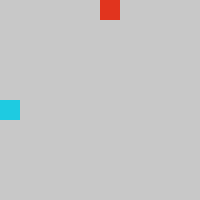
Frame 1 (no input)
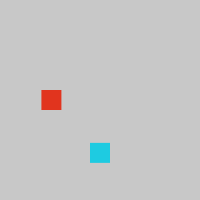
Frame 60 (no input)
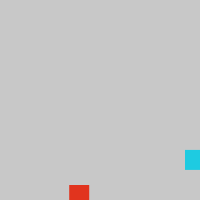
Frame 120 (the mouse pressed at the canvas centre since frame 60)

The p5.js sketch that drew these frames (run headless with seeded random() and noise() and a simulated clock; from frame 60 on, the mouse is pressed at the canvas centre):

// p5.js sketch
// ── sketch.js
var x = 0;
var y = 0;
var y1=100;
var x1=100;


function setup() {
  createCanvas(200, 200);
}

function draw() {
  background(200);
  noStroke();


  fill("#1ECBE1");
  rect(x, y1, 20, 20);
  x = x + 5;
  if (x > width) {
    x = 0;
    y1=random(200);
  }


  fill("#E1341E");
  rect(x1, y, 20, 20);
  y = y + 5;
  if (y > height) {
    y = 0;
    x1=random(200);
  }


}
